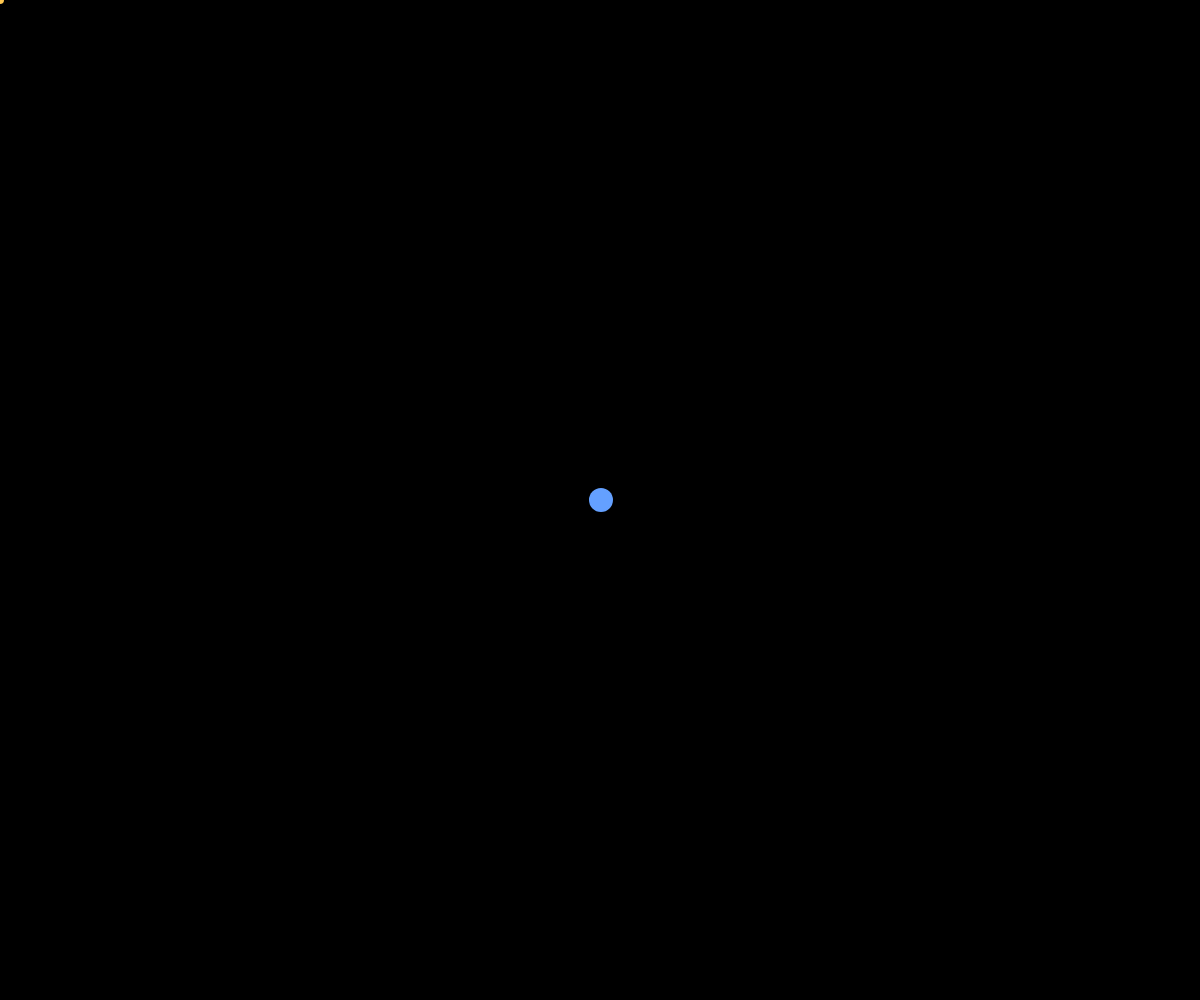
Frame 1 (no input)
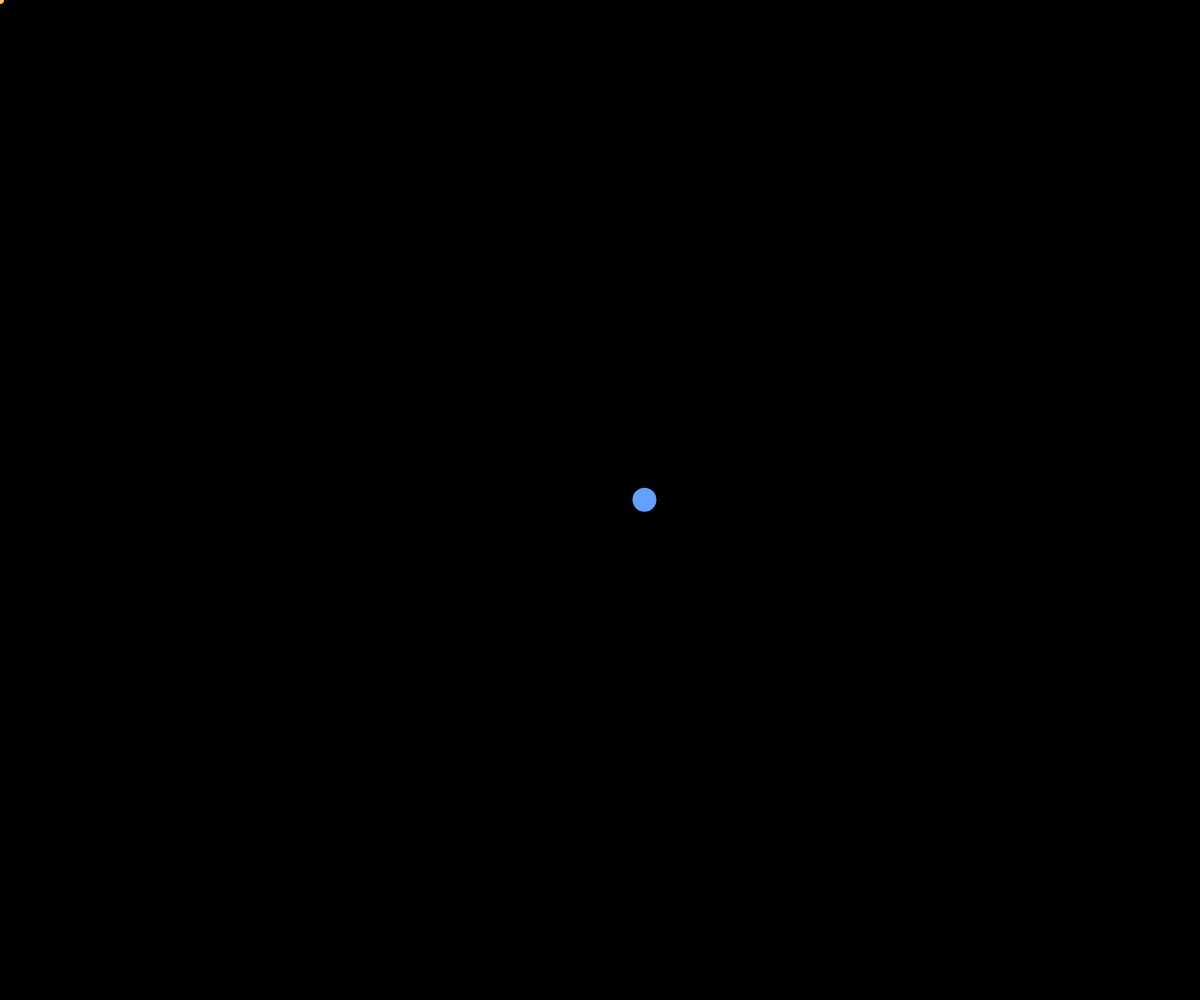
Frame 60 (no input)
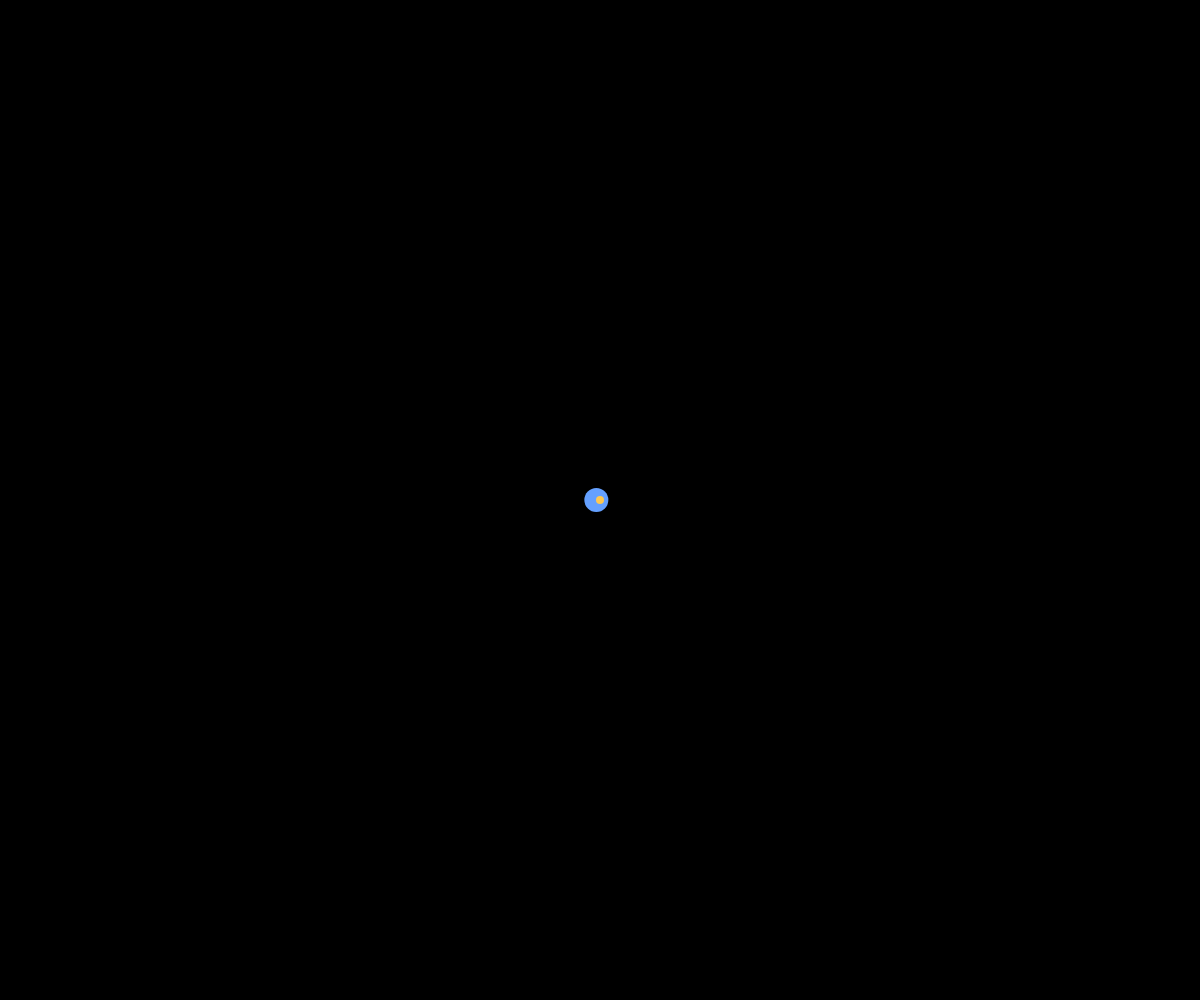
Frame 120 (the mouse pressed at the canvas centre since frame 60)

The p5.js sketch that drew these frames (run headless with seeded random() and noise() and a simulated clock; from frame 60 on, the mouse is pressed at the canvas centre):

// p5.js sketch
// ── sketch.js
let x, y, vx, vy;

function setup() {
    createCanvas(windowWidth, windowHeight);
    x = width / 2;
    y = height / 2;
    vx = 1;
    vy = 0;
}

function draw() {
    background(0);

    // gravity towards mouse
    let dx = mouseX - x;
    let dy = mouseY - y;
    let dist = max(sqrt(dx * dx + dy * dy), 20);
    let force = 200 / (dist * dist);
    vx += (dx / dist) * force;
    vy += (dy / dist) * force;

    // dampen so it doesn't fly off
    vx *= 0.99;
    vy *= 0.99;

    x += vx;
    y += vy;

    // draw the planet
    noStroke();
    fill(100, 160, 255);
    ellipse(x, y, 24, 24);

    // draw the "star" at the mouse
    fill(255, 200, 80);
    ellipse(mouseX, mouseY, 8, 8);
}
